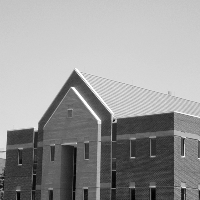
#> input picture BTVN/data/anh2.png, 200 x 200 px, found by its file name
$ python 'Robert Sobel.py'
#> lines starting #> are read from the running program, lines starting #| are printed output that depends on the picture
import cv2
import numpy as np
import os
os.makedirs("output", exist_ok=True)
img = cv2.imread("anh2.png", cv2.IMREAD_GRAYSCALE)
#> img is the input picture: shape (200, 200); min 0, max 255, mean 152.8
H, W = img.shape
#> H = 200; W = 200
img_f = img.astype(np.float32)
img_roberts = np.zeros((H, W), dtype=np.float32)
for x in range(H - 1):
    for y in range(W - 1):
        gx = img_f[x + 1, y + 1] - img_f[x, y]
        gy = img_f[x + 1, y] - img_f[x, y + 1]
        img_roberts[x, y] = np.abs(gx) + np.abs(gy)
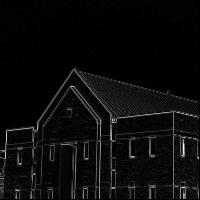
#> img_roberts: shape (200, 200) float32; min 0, max 371, mean 16.6; drawn with min black and max white
img_roberts = np.clip(img_roberts, 0, 255).astype(np.uint8)
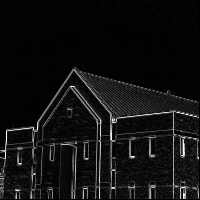
#> img_roberts: shape (200, 200); min 0, max 255, mean 16.5
img_pad = np.pad(img_f, 1, mode='constant', constant_values=0)
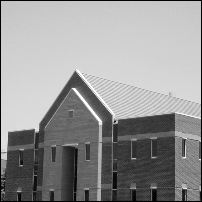
#> img_pad: shape (202, 202) float32; min 0, max 255, mean 149.8
img_sobel = np.zeros((H, W), dtype=np.float32)
for x in range(H):
    for y in range(W):
        w = img_pad[x:x+3, y:y+3]
        gx = (w[2, 0] + 2 * w[2, 1] + w[2, 2]) - (w[0, 0] + 2 * w[0, 1] + w[0, 2])
        gy = (w[0, 2] + 2 * w[1, 2] + w[2, 2]) - (w[0, 0] + 2 * w[1, 0] + w[2, 0])
        img_sobel[x, y] = np.abs(gx) + np.abs(gy)
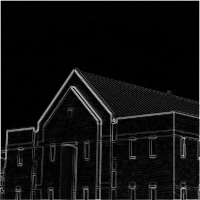
#> img_sobel: shape (200, 200) float32; min 0, max 1172, mean 71.4; drawn with min black and max white
img_sobel = np.clip(img_sobel, 0, 255).astype(np.uint8)
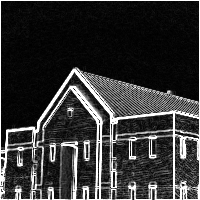
#> img_sobel: shape (200, 200); min 0, max 255, mean 52.9
cv2.imshow('Original image', img)
cv2.imshow('Roberts Edge', img_roberts)
cv2.imshow('Sobel Edge', img_sobel)
cv2.imwrite("output/10_original.png", img)
cv2.imwrite("output/10_roberts.png", img_roberts)
cv2.imwrite("output/10_sobel.png", img_sobel)
cv2.waitKey(0)

$ run again, with BTVN/data/anh3.png copied over BTVN/data/anh2.png
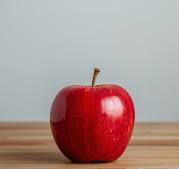
#> input picture BTVN/data/anh3.png, 179 x 169 px, found by its file name
#> after the loop `for x in range(H - 1):`:
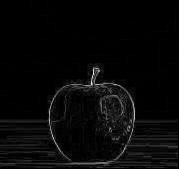
#> img_roberts: shape (169, 179) float32; min 0, max 256, mean 8.4; drawn with min black and max white
#> `img_sobel = np.clip(img_sobel, 0, 255).astype(np.uint8)`:
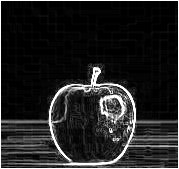
#> img_sobel: shape (169, 179); min 0, max 255, mean 33.8
